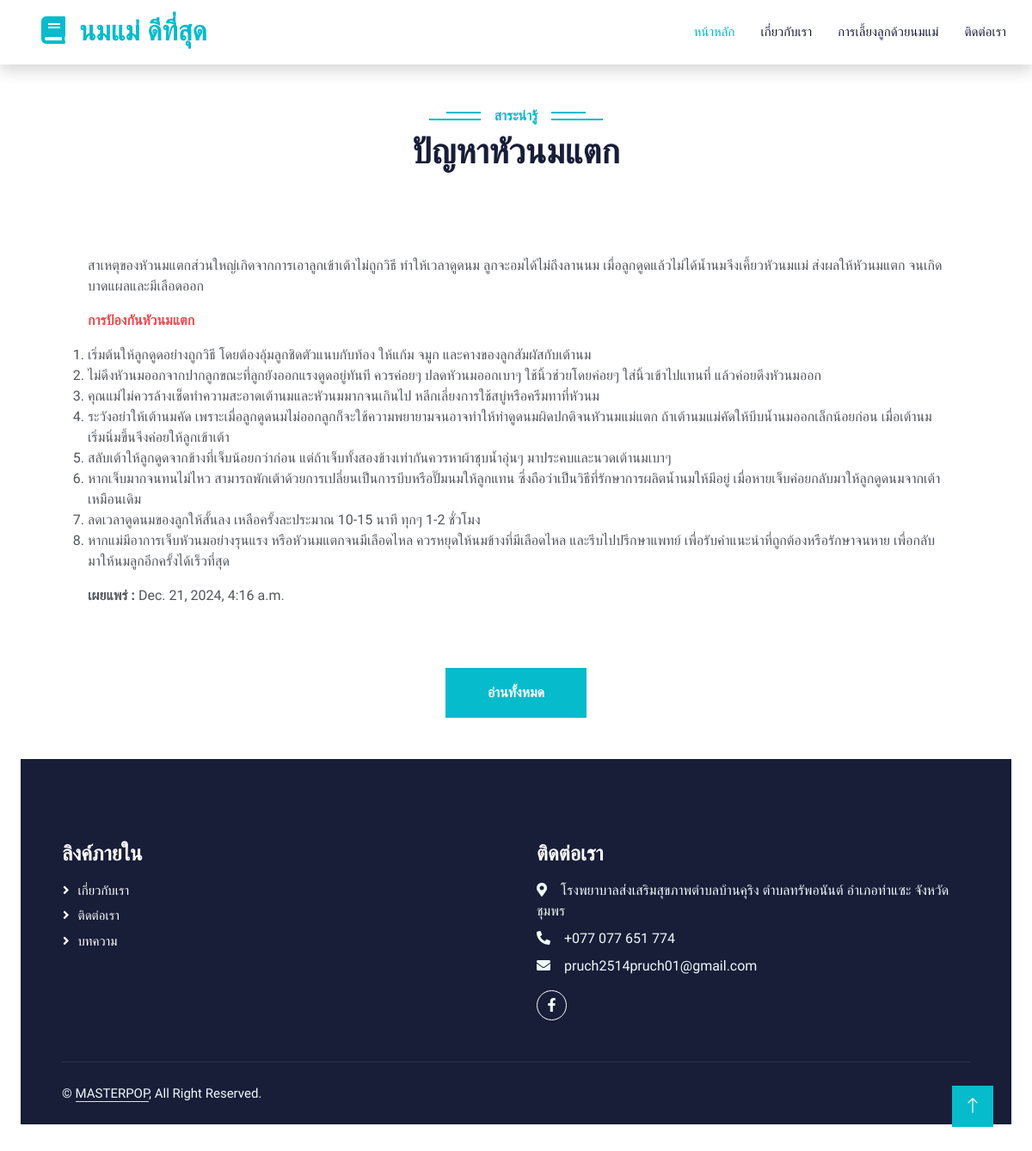
Page /detail/1/ on the committed database.
### main/models.py (models this page shows, shortened)
class Infomation(models.Model):
    info_title = models.CharField(max_length=100)
    info_content = CKEditor5Field(null=True, blank=True, config_name='extends')
    info_image = models.ImageField(upload_to='info',default='info/1.jpg')
    published = models.DateTimeField(auto_now_add=True)

### main/views.py (the view)
# urls.py: path('detail/<int:pk>/', views.info_detail, name='info_detail'),
def info_detail(request, pk):
    info = get_object_or_404(Infomation, pk=pk)
    return render(request, 'info_detail.html', {'info': info})

### templates/info_detail.html (shortened to what this page needs)
{% extends "base.html" %}
{% load static %}
{% block detail %}
<div class="container-xxl py-5">
    <div class="container">
        <div class="text-center wow fadeInUp" data-wow-delay="0.1s">
            <h6 class="section-title bg-white text-center text-primary px-3">สาระน่ารู้</h6>
            <h1 class="mb-5">{{ info.info_title }}</h1>
        </div>
        <div class="row g-4 justify-content-center">
            <div class="col-lg-6 col-md-6 wow fadeInUp" data-wow-delay="0.1s">
                <div class="course-item">
                    <div class="position-relative overflow-hidden">
                    </div>
                </div>
            </div>
        </div>
    <div class="container">
        <div class="row p-4 pb-0">
            {{ info.info_content|safe }}
            <p><strong>เผยแพร่ : </strong> {{ info.published }}</p>
        </div>
    </div>
    <div class="text-center mt-5">
        <a class="btn btn-primary py-3 px-5 mt-2" href="{% url 'info_list' %}">อ่านทั้งหมด</a>
    </div>
</div>
{% endblock detail %}

### static/css/style.css (style rules this page uses)
:root { --primary: #06BBCC; --light: #F0FBFC; --dark: #181d38; }
.btn { font-family: 'Nunito', sans-serif; font-weight: 600; transition: .5s; }
.btn.btn-primary, .btn.btn-secondary { color: #FFFFFF; }
.section-title { position: relative; display: inline-block; text-transform: uppercase; }
.section-title::before { position: absolute; content: ""; width: calc(100% + 80px); height: 2px; top: 4px; left: -40px; background: var(--primary); z-index: -1; }
.section-title::after { position: absolute; content: ""; width: calc(100% + 120px); height: 2px; bottom: 5px; left: -60px; background: var(--primary); z-index: -1; }

### rows in the picture
Infomation: info_title "ปัญหาหัวนมแตก", info_content "สาเหตุของหัวนมแตกส่วนใหญ่เกิดจากการเอาลูกเข้าเต้าไม่ถูกวิธี ทำให้เวลาดูดนม ลูกจะอมได้ไม่ถึงลานนม เมื่อลูกดูดแล้วไม่ได้น้ำนมจึงเคี้ยวหัวนมแม่ ส่งผลให้หัวนมแตก จนเกิดบาดแผลและมีเลือดออก การป้องกันหัวนมแตก เริ่มต้นให้ลูกดูดอย่างถูกวิธี โดยต้องอุ้มลูกชิดตัวแนบกับท้อง ให้แก้ม จมูก และคางของลูกสัมผัสกับเต้านม ไม่ดึงหัวนมออกจากปากลูกขณะที่ลูกยังออกแรงดูดอยู่ทันที ควรค่อยๆ ปลดหัวนมออกเบาๆ ใช้นิ้วช่วยโดยค่อยๆ ใส่นิ้วเข้าไปแทนที่ แล้วค่อยดึงหัวนมออก คุณแม่ไม่ควรล้างเช็ดทำความสะอาดเต้านมและหัวนมมากจนเกินไป หลีกเลี่ยงการใช้สบู่หรือครีมทาที่หัวนม ระวังอย่าให้เต้านมคัด เพราะเมื่อลูกดูดนมไม่ออกลูกก็จะใช้ความพยายามจนอาจทำให้ท่าดูดนมผิดปกติจนหัวนมแม่แตก ถ้าเต้านมแม่คัดให้บีบน้ำนมออกเล็กน้อยก่อน…", published "Dec. 21, 2024, 4:16 a.m."
